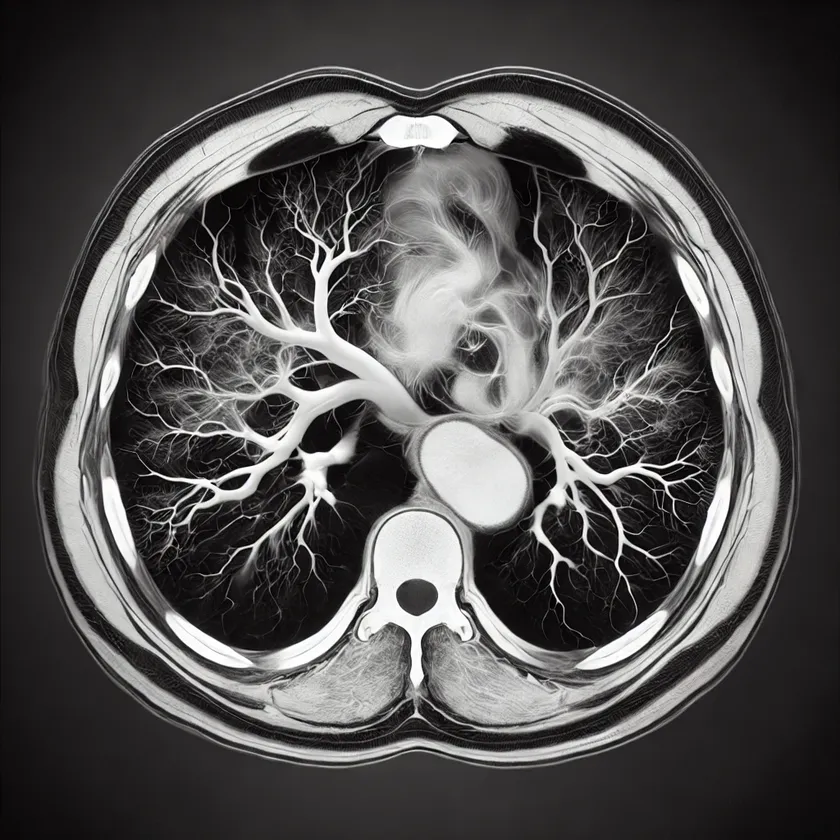
#> input picture Img-region-based-Segmentation/Data/brain.webp, 840 x 840 px, shrunk from 1024 x 1024 before the run
$ jupyter execute --allow-errors notebook.ipynb
#> lines starting #> are read from the running program, lines starting #| are printed output that depends on the picture; after the words box and inside, x2 and y2 are one past the last pixel; in counts of white or black regions, pixels touching at a corner belong together
<h1 align=center style="line-height:200%;font-family:vazir;color:#0099cc">
<font face="vazir" color="#0099cc">
از دید ناحیه
</font>
</h1>

<h2 align=right style="line-height:200%;font-family:vazir;color:#0099cc">
<font face="vazir" color="#0099cc">
مقدمه
</font>
</h2>

<p dir=rtl style="direction: rtl;text-align: right;line-height:200%;font-family:vazir;font-size:medium">
<font face="vazir" size=3>
در این تمرین قصد داریم تا با استفاده از قطعه‌بندی مبتنی بر ناحیه، قطعه‌بندی را انجام دهیم.
</font>
</p>

[cell 1]
import cv2
import numpy as np
import matplotlib.pyplot as plt

<h3 align=right style="line-height:200%;font-family:vazir;color:#0099cc">
<font face="vazir" color="#0099cc">
مرحله اول: وارد کردن تصویر
</font>
</h3>

<p dir=rtl style="direction: rtl;text-align: right;line-height:200%;font-family:vazir;font-size:medium">
<font face="vazir" size=3>
ابتدا تصویر زیر را بصورت خاکستری بخوانید.
<br>
brain.webp
</font>
</p>

<p dir=rtl style="direction: rtl;text-align: right;line-height:200%;font-family:vazir;font-size:medium">
<font face="vazir" size=3>
همچنین در صورتیکه نیاز به اعمال پیش‌پردازش میباشد آنرا نیز در این مرحله انجام دهید.
</p>

[cell 2]
img = cv2.imread('Data/brain.webp', cv2.IMREAD_GRAYSCALE)
#> img: shape (840, 840); min 0, max 255, mean 81.6
img_gaussy = cv2.GaussianBlur(img, (7, 7), 0)
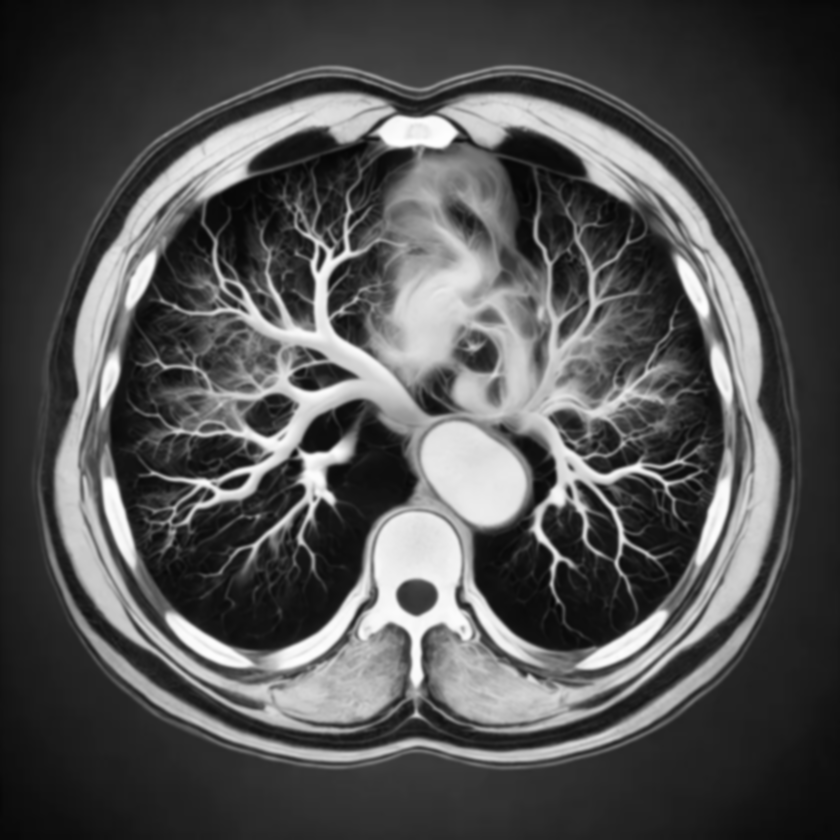
#> img_gaussy: shape (840, 840); min 5, max 254, mean 81.6
plt.imshow(img_gaussy)
plt.show()

<h3 align=right style="line-height:200%;font-family:vazir;color:#0099cc">
<font face="vazir" color="#0099cc">
مرحله دوم: پیاده‌سازی گسترش ناحیه
</font>
</h3>

<p dir=rtl style="direction: rtl;text-align: right;line-height:200%;font-family:vazir;font-size:medium">
<font face="vazir" size=3>
برای قطعه‌بندی ما از رویکرد گسترش‌ناحیه یا Region Growing استفاده می‌کنیم. شما باید آنرا پیاده‌سازی کنید.
    <br>
    پس از پیاده‌سازی و انجام قطعه‌بندی، باید تصویر قطعه‌بندی شده را ذخیره کنید. توجه کنید که پیش‌زمینه حتما سیاه باشد و پس‌زمینه حتما سفید باشد. تصویر را به نام زیر ذخیره کنید:
    <br>
    region_segment.jpg
</font>
</p>

[cell 3]
seed_point = (100, 100)
threshold = [50, 100, 150, 200]
Is = img_gaussy[seed_point]
#> Is = 36

def Homogeneity(Is, Ip, th):
    return abs(Is - Ip) <= th

delta = [[-1, -1], [1, -1], [1, 1], [-1, 1], [0, 1], [-1, 0], [1, 0], [0, 1]]


def region_growing(img_gaussy, seed_point, th, delta, Is):
#> called with seed_point = (100, 100), th = 100, Is = 36
    stack_img = list()
    mask = np.zeros_like(img_gaussy)
    visited = np.zeros_like(img_gaussy)
    stack_img.append(seed_point)
    rows, cols = img_gaussy.shape
#> rows = 840; cols = 840
    while stack_img:
        x, y = stack_img.pop()
        if visited[y, x]:
            continue
        visited[y, x] = True
        if Homogeneity(int(Is), int(img_gaussy[y, x]), th):
            mask[y, x] = 255
            for dx, dy in delta:
                next_x = x + dx
                next_y = y + dy
                if 0 <= next_y < rows and 0 <= next_x < cols:
                    if not visited[next_y, next_x]:
                        stack_img.append((next_x, next_y))
        else:
            mask[y, x] = 0
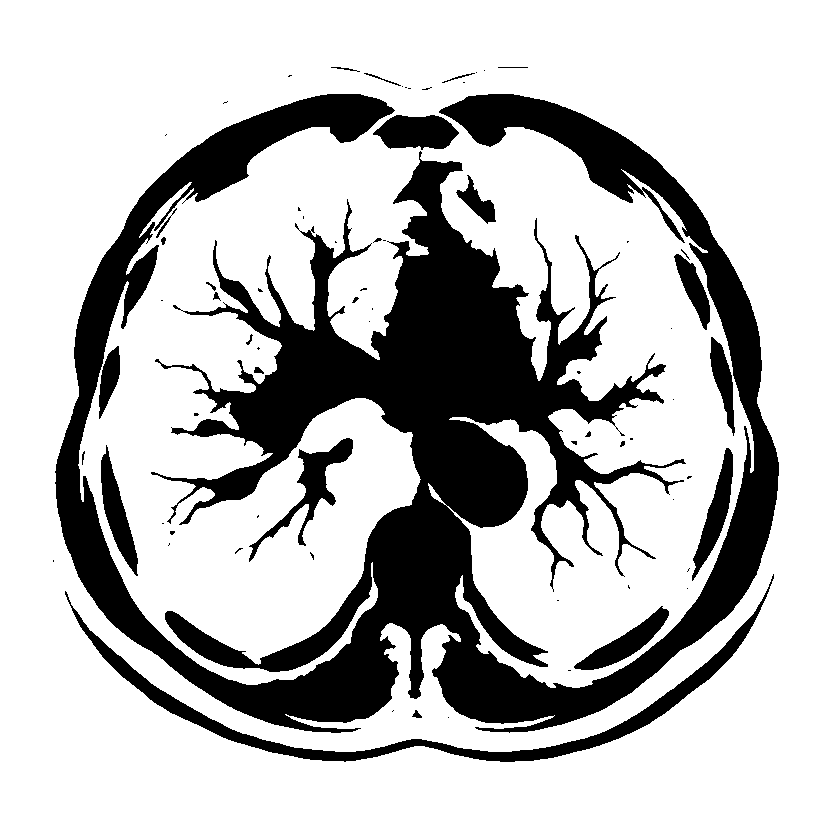
#> mask: shape (840, 840); 74.6% white; 71 black regions (44 under 20 px), largest, box (x1, y1, x2, y2) and area: (55, 94, 779, 733) 156082, (65, 574, 774, 762) 8584, (249, 438, 353, 562) 2448
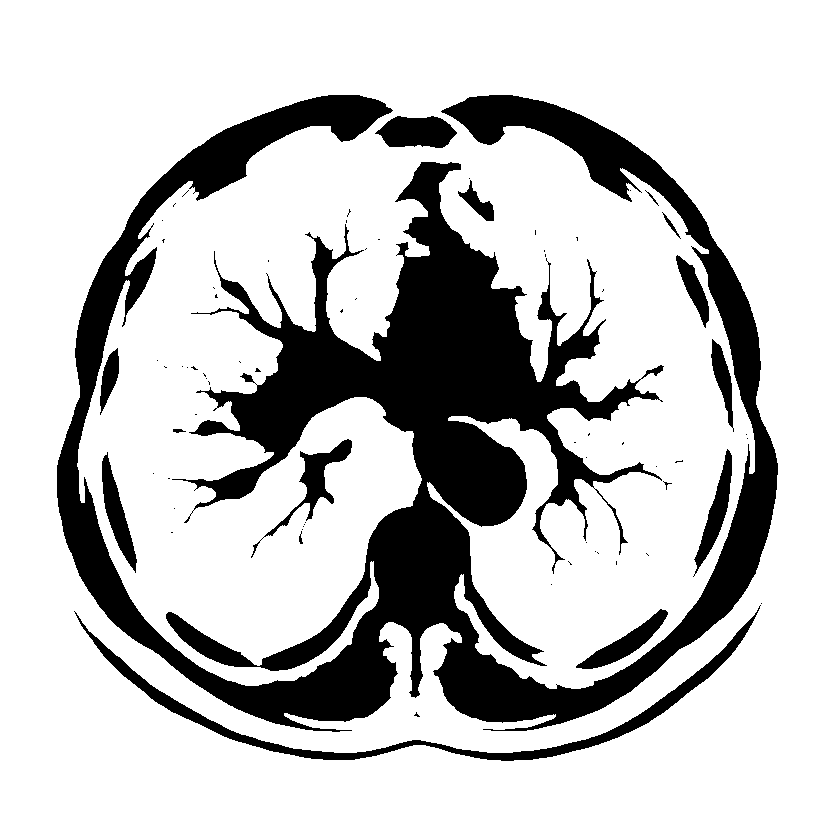
#> visited: shape (840, 840); values 0 (black) and 1 (white), 77.7% white; 72 black regions (57 under 20 px), largest, box (x1, y1, x2, y2) and area: (57, 95, 778, 732) 139227, (74, 605, 761, 761) 6444, (375, 116, 457, 148) 1944
#> after the loop, stack_img = []
    return mask
# [5 lines of commented-out code are left out]

th_final = threshold[1]
final_img = 255 - region_growing(img_gaussy, seed_point, th_final, delta, Is)
plt.imshow(final_img)
plt.show()
cv2.imwrite('region_segment.jpg', final_img)
#> Out = True

<h3 align=right style="line-height:200%;font-family:vazir;color:#0099cc">
<font face="vazir" color="#0099cc">
مرحله سوم: سلول جواب‌ساز
</font>
</h3>

<p dir=rtl style="direction: rtl;text-align: right;line-height:200%;font-family:vazir;font-size:medium">
<font face="vazir" size=3>
بدون هیچگونه تغییری، این سلول را اجرا کنید تا فایل پاسخ شما آماده شود.
</font>
</p>

[cell 4]
import zipfile

def compress(file_names):
    print("File Paths:")
    print(file_names)
    # Select the compression mode ZIP_DEFLATED for compression
    # or zipfile.ZIP_STORED to just store the file
    compression = zipfile.ZIP_DEFLATED
    # create the zip file first parameter path/name, second mode
    with zipfile.ZipFile("result.zip", mode="w") as zf:
        for file_name in file_names:
            # Add file to the zip file
            # first parameter file to zip, second filename in zip
            zf.write('./' + file_name, file_name, compress_type=compression)


file_names = ["notebook.ipynb", "region_segment.jpg"]
#> (the rest of this cell did not finish here and is left out)
